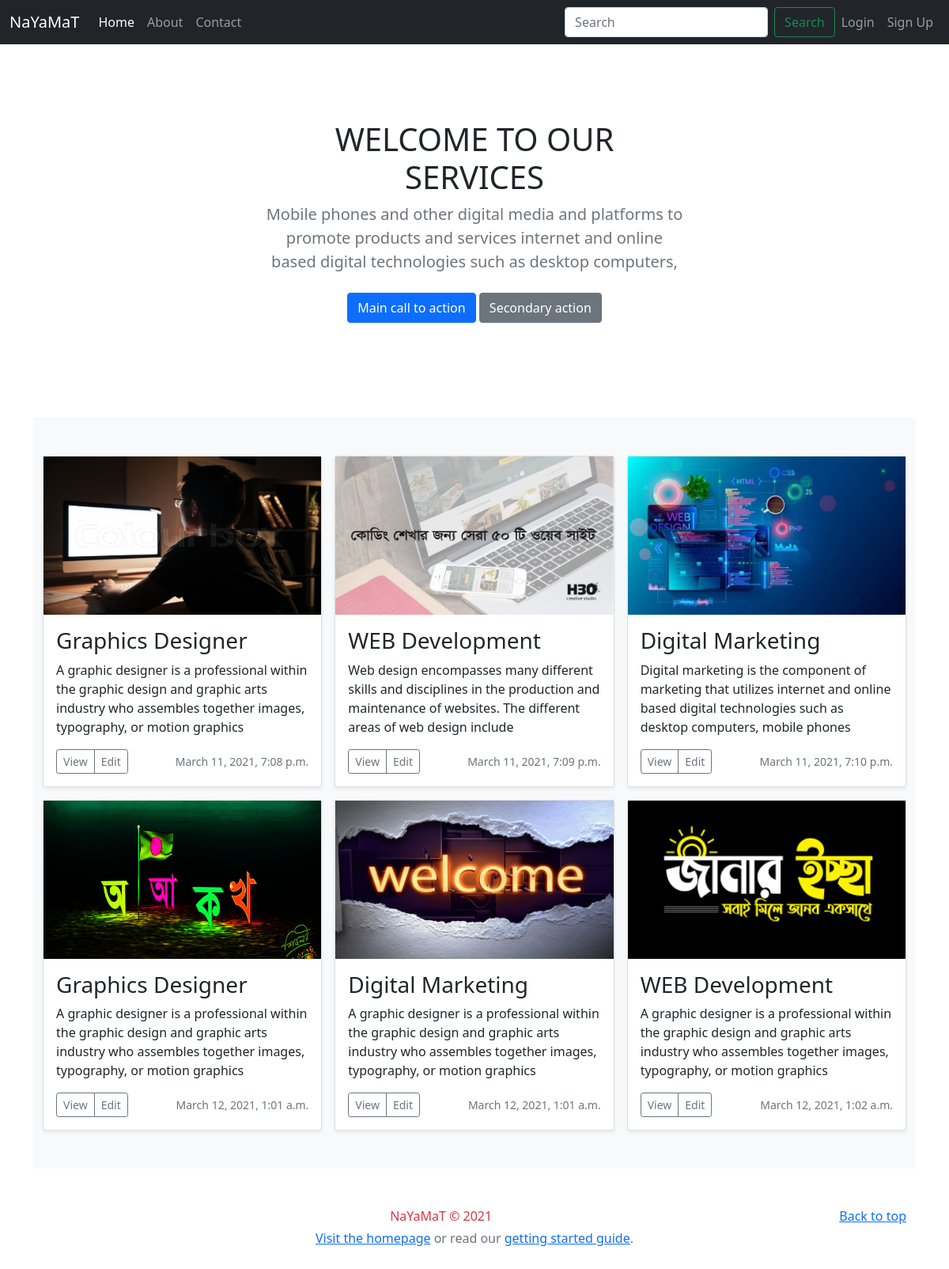
The page / on the database its author committed.
### skill/models.py (models this page shows, shortened)
class Myskill(models.Model):
    image = models.ImageField(upload_to='skillimage/')
    title = models.CharField(max_length=50, blank=False)
    desc = models.TextField(max_length=500, blank=True)
    date = models.DateTimeField()
    def summary(self):
        return self.desc[0:150]

### skill/views.py (the view)
# urls.py: path('', views.index, name = 'home'),
def index(request):
    my_item = Myskill.objects.all()
    title = 'WELCOME TO OUR SERVICES'
    desc = 'Mobile phones and other digital media and platforms to promote products and services internet and online based digital technologies such as desktop computers, '
    context ={
        'my_title':title,
        'description':desc,
        'data':my_item
    }
    return render(request , 'index.html', context)

### templates/index.html (shortened to what this page needs)
 {% extends 'base.html' %}
 {% block bodyblock%}
 <main>
    <section class="py-5 text-center container">
      <div class="row py-lg-5">
        <div class="col-lg-6 col-md-8 mx-auto">
          <h1 class="fw-light">{{ my_title }}</h1>
          <p class="lead text-muted">
            {{description}}
          </p>
          <p>
            <a href="#" class="btn btn-primary my-2">Main call to action</a>
            <a href="#" class="btn btn-secondary my-2">Secondary action</a>
          </p>
        </div>
      </div>
    </section>
    <div class="album py-5 bg-light">
      <div class="container">
        <div class="row row-cols-1 row-cols-sm-2 row-cols-md-3 g-3">
          {% for my_item in data %}
          <div class="col">
            <div class="card shadow-sm">
              <img style="width: 100%; height: 200px;" src="{{my_item.image.url}}" alt="">
              <div class="card-body">
                <h3>{{my_item.title}}</h3>
                <p class="card-text">{{my_item.summary}}</p>
                <div class="d-flex justify-content-between align-items-center">
                  <div class="btn-group">
                    <button type="button" class="btn btn-sm btn-outline-secondary">View</button>
                    <button type="button" class="btn btn-sm btn-outline-secondary">Edit</button>
                  </div>
                  <small class="text-muted">{{my_item.date}}</small>
                </div>
              </div>
            </div>
          </div>
          {% endfor %}
        </div>
      </div>
    </div>
  </main>
  <footer class="text-muted py-5">
    <div class="container">
      <p class="float-end mb-1">
        <a href="#">Back to top</a>
      </p>
      <p class=" text-center text-danger mb-1">NaYaMaT &copy; {% now 'Y' %}</p>
      <p class=" text-center mb-0"><a href="/">Visit the homepage</a> or read our <a href="/docs/5.0/getting-started/introduction/">getting started guide</a>.</p>
    </div>
  </footer>
 {% endblock %}

### templates/base.html (shortened to what this page needs)
<!doctype html>
<html lang="en">
  <head>
    <link href="https://cdn.jsdelivr.net/npm/bootstrap@5.0.0-beta2/dist/css/bootstrap.min.css" rel="stylesheet">
  </head>
  <body>
      <nav class="navbar navbar-expand-lg navbar-dark bg-dark">
        <div class="container-fluid">
          <a class="navbar-brand" href="{% url 'home' %}">NaYaMaT</a>
          <div class="collapse navbar-collapse" id="navbarSupportedContent">
            <ul class="navbar-nav me-auto mb-2 mb-lg-0">
              <li class="nav-item">
                <a class="nav-link active" aria-current="page" href="{% url 'home' %}">Home</a>
              </li>
              <li class="nav-item">
                <a class="nav-link" href="{% url 'about' %}">About</a>
              </li>
              <li class="nav-item">
                <a class="nav-link" href="{% url 'contact' %}">Contact</a>
              </li>
            </ul>
            <form class="d-flex">
              <input class="form-control me-2" type="search" placeholder="Search" aria-label="Search">
              <button class="btn btn-outline-success" type="submit">Search</button>
            </form>
            <ul class="navbar-nav mb-2 mb-lg-0 ">
              {% if user.is_authenticated %}
              <li class="nav-item">
                <a class="nav-link" href="{% url 'logout' %}">Log out</a>
              </li>
              {% else %}
              <li class="nav-item">
                <a class="nav-link" href="{% url 'login' %}">Login</a>
              </li>
              <li class="nav-item">
                <a class="nav-link" href="{% url 'sign_up' %}">Sign Up</a>
              </li>
              {% endif %}
            </ul>
          </div>
        </div>
      </nav>
    <div class="container">
        {% block bodyblock%}
        {% endblock %}
    </div>
  </body>
</html>

### rows shown on the page
Myskill: image (picture), title "Graphics Designer", summary "A graphic designer is a professional within the graphic design and graphic arts industry who assembles together images, typography, or motion graphics", date "March 11, 2021, 7:08 p.m."
Myskill: image (picture), title "WEB Development", summary "Web design encompasses many different skills and disciplines in the production and maintenance of websites. The different areas of web design include", date "March 11, 2021, 7:09 p.m."
Myskill: image (picture), title "Digital Marketing", summary "Digital marketing is the component of marketing that utilizes internet and online based digital technologies such as desktop computers, mobile phones", date "March 11, 2021, 7:10 p.m."
Myskill: image (picture), title "Graphics Designer", summary "A graphic designer is a professional within the graphic design and graphic arts industry who assembles together images, typography, or motion graphics", date "March 12, 2021, 1:01 a.m."
Myskill: image (picture), title "Digital Marketing", summary "A graphic designer is a professional within the graphic design and graphic arts industry who assembles together images, typography, or motion graphics", date "March 12, 2021, 1:01 a.m."
Myskill: image (picture), title "WEB Development", summary "A graphic designer is a professional within the graphic design and graphic arts industry who assembles together images, typography, or motion graphics", date "March 12, 2021, 1:02 a.m."

### other values the page prints
{{ my_title }} "WELCOME TO OUR SERVICES"
{{ description }} "Mobile phones and other digital media and platforms to promote products and services internet and online based digital technologies such as desktop computers,"
